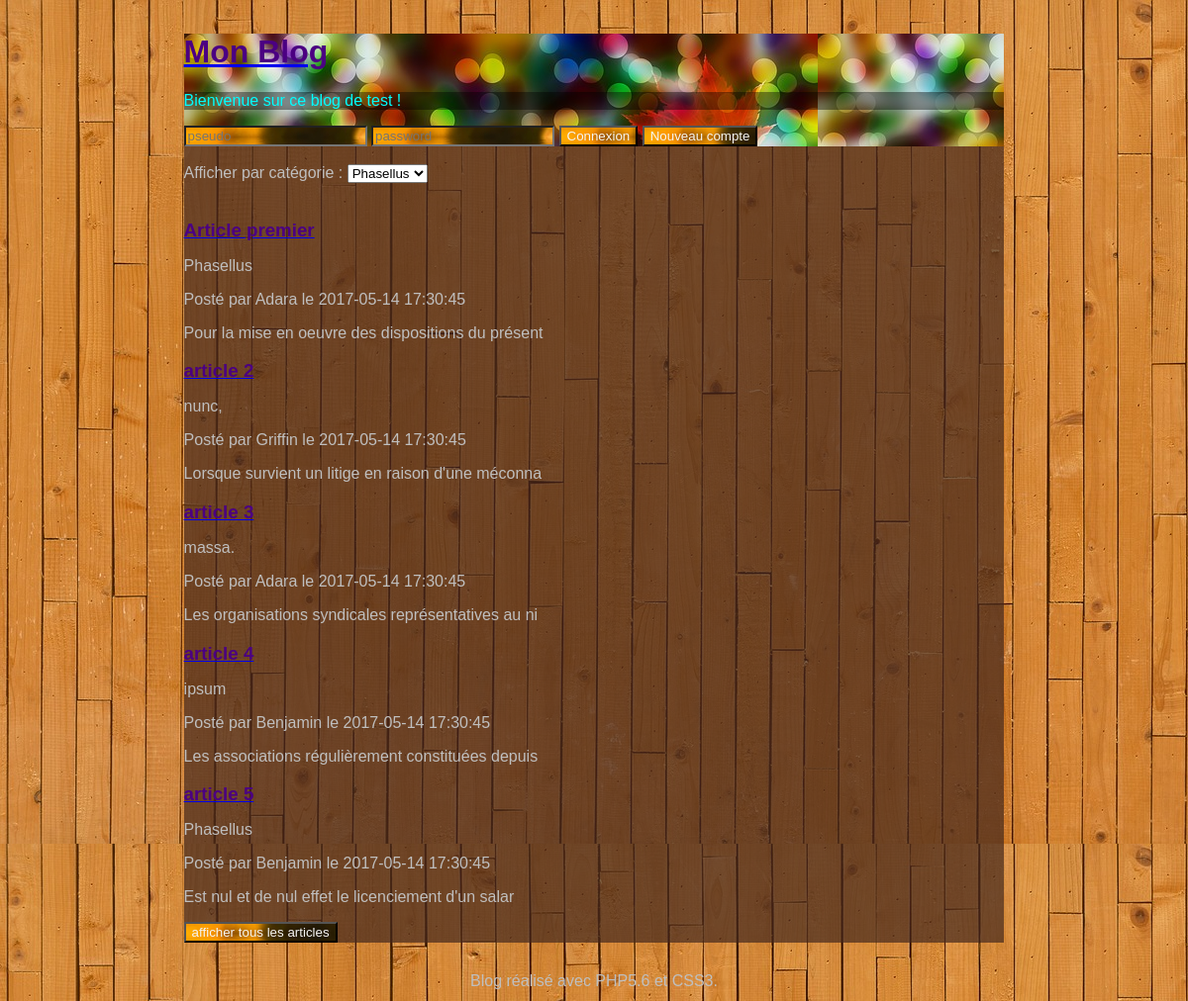
The page / on the database its author committed.
### tables this page shows
CREATE TABLE `posts` (
  `id` bigint(11) NOT NULL,
  `author_id` bigint(11) NOT NULL,
  `title` varchar(32) NOT NULL,
  `content` text NOT NULL,
  `date` datetime NOT NULL,
  `category_id` int(11) NOT NULL
);

CREATE TABLE `categories` (
  `id` bigint(11) NOT NULL,
  `name` varchar(32) NOT NULL
);

CREATE TABLE `users` (
  `id` bigint(11) NOT NULL,
  `nickname` varchar(20) NOT NULL,
  `password` varchar(64) NOT NULL
);

### Controller/WelcomeController.php (called while the page is built, shortened)
<?php
require_once 'Model/Article.php';
require_once 'View/View.php';
require_once 'Model/Category.php';
class WelcomeController {
    private $article;
    private $category;
    public function __construct() {
        $this->article = new Article();
        $this->category = new Category();
    }
    public function accueil() {
        $cateries = $this->category->getCategories();
        $articles = $this->article->getArticles();
        $view = new View("WelcomeView");
        $view->generate(array('articles' => $articles, 'categories' => $cateries));
    }
}

### Index.php (called while the page is built, shortened)
<?php
require 'Controller/Router.php';
$router = new Router();
$router->routerRequete();

### Model/Category.php (called while the page is built, shortened)
<?php
require_once 'Model/Model.php';
class Category extends Model {
    public function getCategories(){
        $sql = 'SELECT * FROM categories';
        $categories = $this->executeSql($sql);
        return $categories;
    }
}

### Model/Model.php (called while the page is built, shortened)
<?php
abstract class Model {
    private $db;
    private function getBdd() {
        if ($this->db == null) {
            $this->db = new PDO('mysql:host=localhost;dbname=blog;charset=utf8',
                    'formation', 'afpagen',
                    array(PDO::ATTR_ERRMODE => PDO::ERRMODE_EXCEPTION));
        }
        return $this->db;
    }
    protected function executeSql($sql, $params = null) {
        if ($params == null) {
            $result = $this->getBdd()->query($sql);
        }
        else {
            $result = $this->getBdd()->prepare($sql);
            $result->execute($params);
        }
        return $result;
    }
}

### Model/Article.php (called while the page is built, shortened)
<?php
require_once 'Model/Model.php';
class Article extends Model {
    public function getArticles() {
        $sql = 'SELECT posts.id, title, SUBSTRING(content, 1, 50) AS content,'
                . ' date, users.nickname, categories.name AS category FROM '
                . 'posts INNER JOIN users ON '
                . 'author_id = users.id INNER JOIN categories ON category_id'
                . '= categories.id  ORDER BY date DESC LIMIT 5';
        $articles = $this->executeSql($sql);
        return $articles;
    }
}

### View/WelcomeView.php (the view, shortened to what this page needs)
<?php
if($_SESSION != null && $_SESSION['userId'] != null){?>
<form action="index.php?action=createArticle" method="post">
    <input type="submit" value="Create Your Post" />
</form>
    <?php } ?><br/>
<form action="index.php?action=displayByCategory" method="post" id="formCategory">
            <label>Afficher par catégorie : </label>
        <select name="category" id="byCategory">
        <?php
        foreach ($categories as $category) {
            ?>
            <option value="<?php echo $category['id']; ?>"><?php echo $category['name']; ?></option>
        <?php
        }?>
        </select>
                  </form><br/>
<?php
foreach ($articles as $article):
    ?>
    <article>
        <header>
            <a href="<?= "index.php?action=article&id=" . $article['id'] ?>">
                <h1 class="titreBillet"><?= $article['title'] ?></h1>
            </a>
            <p><?= $article['category'] ?></p>
            <p>Posté par <?= $article['nickname'] ?> le <time><?= $article['date'] ?></time></p>
        </header>
        <p><?= $article['content'] ?></p>
    </article>
<?php endforeach; ?>
<form method="post" action="index.php?action=fullDisplay">
    <input type="submit" value="afficher tous les articles"/>
</form>

### View/Template.php (shortened to what this page needs)
<!doctype html>
<html>
    <head>
        <link rel="stylesheet" href="View/style.css" type="text/css"/>
    </head>
    <body>
        <div class="global">
            <header>
                <div class="banner">
                    <a href="index.php"><h1 id="titreBlog">Mon Blog</h1></a>
                    <p class="pres">Bienvenue sur ce blog de test !</p>
                    <?php if($_SESSION == null || $_SESSION['userId'] == null){ ?><form action="index.php?action=connect" method="post">
                        <input type="text" name="nickname" placeholder="pseudo"/>
                        <input type="password" name="password" placeholder="password"/>
                        <input type="submit" name="inConnect" value="Connexion"/>
                        <input type="submit" name="create" value="Nouveau compte" />
                    </form>
                        <?php } ?>
                </div>
            </header>
                <div class="content">
            <section>
                <div class="row">
                <?= $content ?>
                </div>
            </section>
        </div>
            <footer class="foter">
                Blog réalisé avec PHP5.6 et CSS3.
            </footer>
        </div>
    </body>
</html>

### Controller/Router.php (shortened to what this page needs)
<?php
require_once 'Controller/WelcomeController.php';
require_once 'View/View.php';
class Router {
    private $welcomeController;
    private $articleController;
    private $userController;
    public function __construct() {
        $this->welcomeController = new WelcomeController();
        $this->articleController = new ArticleController();
        $this->userController = new UserController();
    }
    public function routerRequete() {
        try {
            if (isset($_GET['action'])) {
                if ($_GET['action'] == 'article') {
                    $idArticle = intval($this->getParametre($_GET, 'id'));
                    if ($idArticle != 0) {
                        $this->articleController->article($idArticle);
                    }
                    else
                        throw new Exception("identifiant d'article non valide");
                }
                else if ($_GET['action'] == 'comment') {
                    $content = $this->getParametre($_POST, 'content');
                    $idArticle = $this->getParametre($_POST, 'id');
                    $this->articleController->addAComment($content, $idArticle);
                    $_POST=[];
                    $this->articleController->article($idArticle);
                }
                else if ($_GET['action'] == 'connect') {
                    $nickname = $this->getParametre($_POST, 'nickname');
                    $password = $this->getParametre($_POST, 'password');
                    if(isset($_POST['inConnect'])){
                        $this->userController->connect($nickname, $password);
                    }else if(isset($_POST['create'])){
                         $this->userController->createUser($nickname, $password);
                    }
                    $this->welcomeController->accueil();
                }
                else if ($_GET['action'] == 'disconnect'){
                    $this->userController->disconnect();
                    $this->welcomeController->accueil();
                }
                else if ($_GET['action'] == 'createArticle'){
                    $this->articleController->viewCreatePost();
                }
                else if ($_GET['action'] == 'create'){
                    $title = $this->getParametre($_POST, 'titleArticle');
                    $content = $this->getParametre($_POST, 'contentArticle');
                    $category = $this->getParametre($_POST, 'category');
                   $this->articleController->addAnArticle($title, $content, $category);
                   $this->welcomeController->accueil();
                }
                else if($_GET['action'] == 'fullDisplay'){
                    $this->welcomeController->accueilFull();
                }
                else if($_GET['action'] == 'displayByCategory'){
                    $category = $this->getParametre($_POST, 'category');
                    $this->welcomeController->acceuilByCategory($category);
                }
                else if($_GET['action'] == 'delete'){
                    $articleId = $this->getParametre($_POST, 'id');
                    $this->articleController->deleteAnArticle($articleId);
                    $this->welcomeController->accueil();
                }
                else
                    throw new Exception("Action non valide");
            }
            else {
                $this->welcomeController->accueil();
            }
        }
        catch (Exception $e) {
           $message = $e->getMessage();
           echo '<script type="text/javascript">window.alert("'.$message.'");</script>';
           $this->welcomeController->accueil();
        }
    }
}

### View/View.php (shortened to what this page needs)
<?php
class View {
    private $file;
    private $title;
    public function __construct($action) {
        $this->file = "View/" . $action . ".php";
    }
    public function generate($datas) {
        $content = $this->generateFile($this->file, $datas);
        $view = $this->generateFile('View/Template.php',
                array('title' => $this->title, 'content' => $content));
        echo $view;
    }
    private function generateFile($file, $datas) {
        if (file_exists($file)) {
            extract($datas);
            require $file;
            return ob_get_clean();
        }
        else {
            throw new Exception("Fichier '$file' introuvable");
        }
    }
}

### View/style.css (style rules this page uses)
html, body { height: 100%; }
.banner { background-image: url("../Images/banner.jpg"); }
.content { position: relative; background: rgba(69, 40, 29, 0.7); margin-bottom : 30px; }
body { color: #bfbfbf; background-image: url("../Images/wood.jpg"); font-family: 'Futura-Medium', 'Futura', 'Trebuchet MS', sans-serif; }
h1 { color: indigo; }
.pres { background-color: rgba(0, 0, 0, 0.4); color: cyan; }
.titreBillet { margin-bottom : 0px; }
.global { min-height: 100%; width: 70%; margin: auto; text-align: justify; padding: 5px 20px; }
footer { text-align: center; margin-top: 1em; bottom: 0; height: 1.5em; }
input, textArea { background-image: url(../Images/formu.jpg); color: whitesmoke; }

### rows shown on the page
posts: title "Article premier", category.name "Phasellus", author.nickname "Adara", date "2017-05-14 17:30:45", content "Pour la mise en oeuvre des dispositions du présent"
posts: title "article 2", category.name "nunc,", author.nickname "Griffin", date "2017-05-14 17:30:45", content "Lorsque survient un litige en raison d'une méconna"
posts: title "article 3", category.name "massa.", author.nickname "Adara", date "2017-05-14 17:30:45", content "Les organisations syndicales représentatives au ni"
posts: title "article 4", category.name "ipsum", author.nickname "Benjamin", date "2017-05-14 17:30:45", content "Les associations régulièrement constituées depuis"
posts: title "article 5", category.name "Phasellus", author.nickname "Benjamin", date "2017-05-14 17:30:45", content "Est nul et de nul effet le licenciement d'un salar"

### other values the page prints
form field category "Phasellus"
